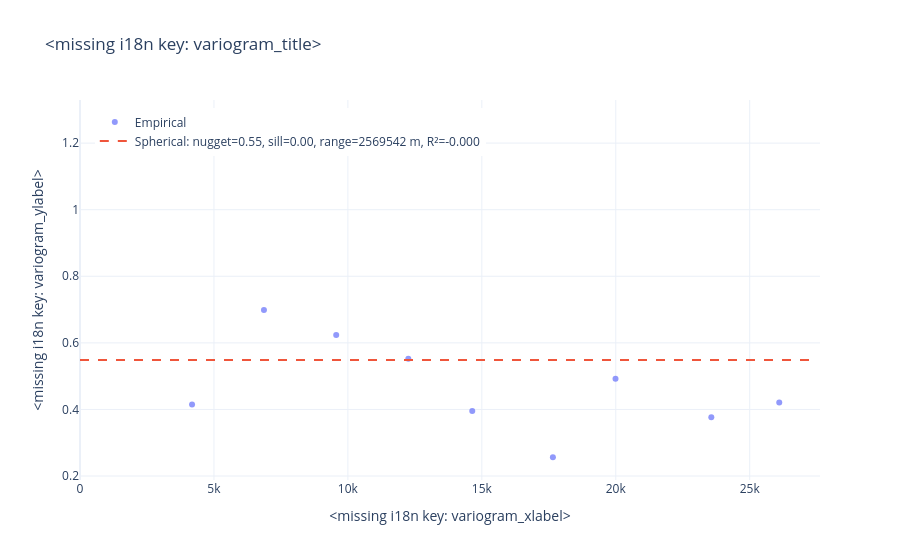

The notebook cell saved with this chart:
### Markdown cell above
## Etapa 1 — O semivariograma empírico: `lcz_variogram`

`lcz_variogram(x, data_frame, var, station_id, sp_res=100.0, model="Sph", n_lags=20,
max_dist=None)` calcula semivariâncias par a par entre todas as estações que reportaram no
mesmo instante, agrupa-as em `n_lags` classes de distância, tira a média entre os instantes de
tempo e ajusta um modelo teórico (`"Sph"` esférico, `"Exp"` exponencial ou `"Gau"` gaussiano).
Retorna um `VariogramResult` com a tabela empírica/ajustada (`.df`), os parâmetros ajustados
`nugget`/`sill`/`range` (`.params`), a qualidade do ajuste (`.r2`) e uma figura Plotly pronta
(`.plot`).

Executamos isso *antes* de qualquer interpolação — o alcance (`range`) ajustado indica a
distância além da qual os pesos de krigagem devem cair a quase zero, e a razão nugget/sill
indica o quão ruidosa é a rede em relação ao seu sinal espacial real.

### Code cell
from LCZ4py import lcz_variogram

vgm = lcz_variogram(
    lcz_map_path, df_event, var="airT", station_id="station",
    model="Sph", n_lags=10, lang="pt",
)
print(vgm.params)
print("R2:", round(vgm.r2, 3))
vgm.plot

### Figure 1 — Plotly figure (JSON) as saved in the notebook; plotly's stock layout.template omitted (floating-point values rounded to 4 significant figures; data arrays with more than 128 entries replaced by an {"elided": "..."} marker saying what was removed)
{"data": [{"hovertemplate": "Distance: %{x:.0f} m<br>Semivariance: %{y:.2f}<br>%{text}<extra></extra>", "marker": {"opacity": 0.7, "size": 6}, "mode": "markers", "name": "Empirical", "text": ["Pairs: 20", "Pairs: 24", "Pairs: 80", "Pairs: 40", "Pairs: 48", "Pairs: 40", "Pairs: 32", "Pairs: 32", "Pairs: 28", "Pairs: 32"], "type": "scatter", "x": [1662.0, 4183.0, 6867.0, 9565.0, 12260.0, 14640.0, 17650.0, 19990.0, 23570.0, 26100.0], "y": [1.261, 0.4151, 0.699, 0.6236, 0.5523, 0.3956, 0.2564, 0.4925, 0.3765, 0.4208]}, {"line": {"dash": "dash", "width": 2}, "mode": "lines", "name": "Spherical: nugget=0.55, sill=0.00, range=2569542 m, R²=-0.000", "type": "scatter", "x": {"elided": "200 float values"}, "y": {"elided": "200 float values"}}], "layout": {"legend": {"x": 0.02, "y": 0.98}, "title": {"text": "<missing i18n key: variogram_title>"}, "xaxis": {"title": {"text": "<missing i18n key: variogram_xlabel>"}}, "yaxis": {"title": {"text": "<missing i18n key: variogram_ylabel>"}}}}
